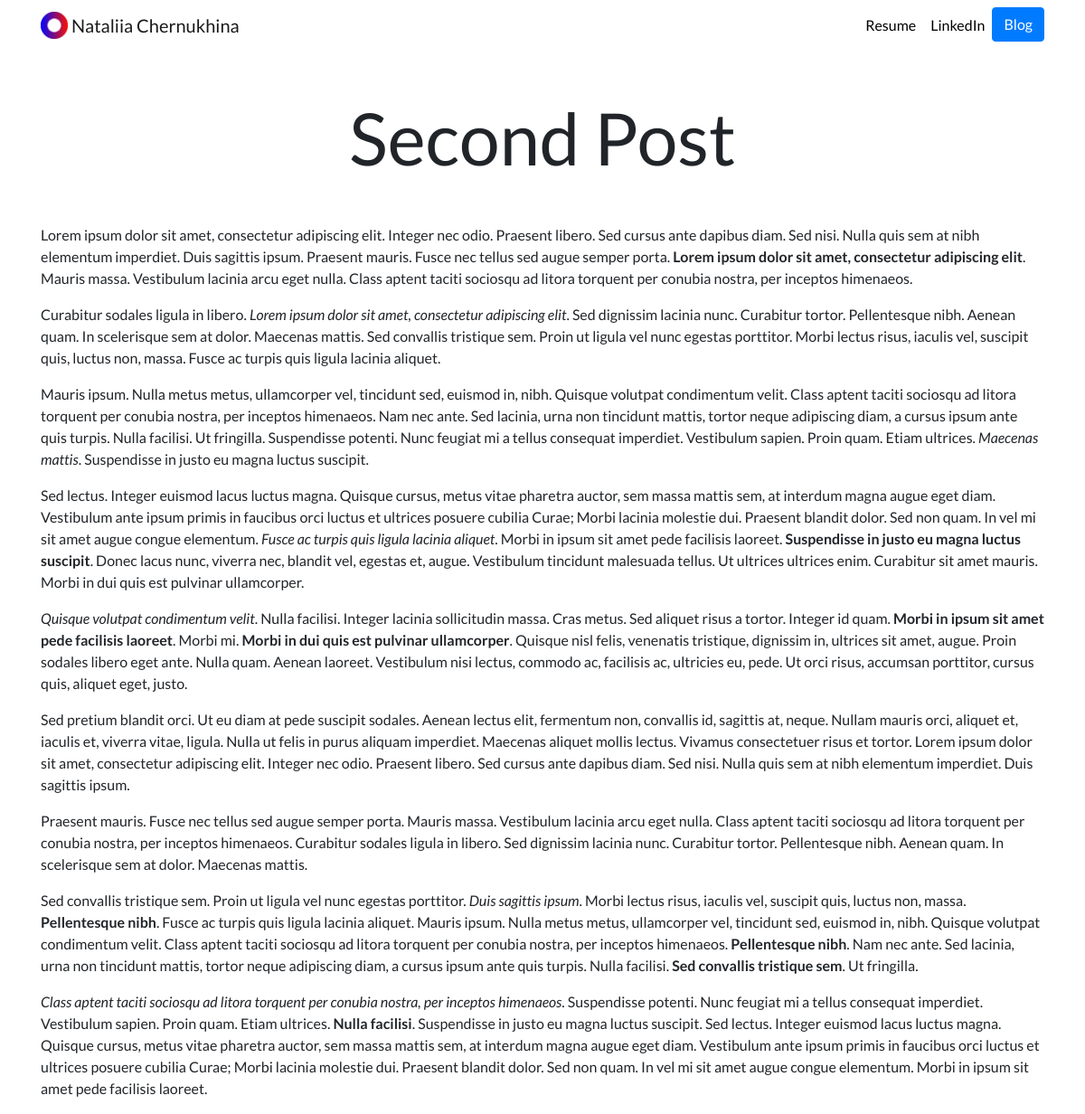
The app's page /blog/2/ with its own data.
### blog/models.py (models this page shows, shortened)
class Blog(models.Model):
    title = models.CharField(max_length=200)
    text = models.TextField()
    dat = models.DateTimeField()

### blog/views.py (the view)
# urls.py: path('<int:blog_id>/', views.detail, name='detail'),
def detail(request, blog_id):
    blog = get_object_or_404(Blog, pk=blog_id)
    return render(request, 'blog/detail.html', {'blog': blog})

### blog/templates/blog/detail.html (shortened to what this page needs)
{% extends "portfolio/base.html" %}
{% load static %}
{% block content %}
<h1 class="text-center mt-5" id="blogdetailtitle">{{ blog.title }}</h1>
{{ blog.text|safe }}
{% endblock %}

### portfolio/static/portfolio/custom.css (style rules this page uses)
body { font-family: 'Lato', sans-serif; }
@media (min-width: 992px) { #blogdetailtitle { font-size: 5rem; } }

### records on screen
Blog: title "Second Post", text "Lorem ipsum dolor sit amet, consectetur adipiscing elit. Integer nec odio. Praesent libero. Sed cursus ante dapibus diam. Sed nisi. Nulla quis sem at nibh elementum imperdiet. Duis sagittis ipsum. Praesent mauris. Fusce nec tellus sed augue semper porta. Lorem ipsum dolor sit amet, consectetur adipiscing elit . Mauris massa. Vestibulum lacinia arcu eget nulla. Class aptent taciti sociosqu ad litora torquent per conubia nostra, per inceptos himenaeos. Curabitur sodales ligula in libero. Lorem ipsum dolor sit amet, consectetur adipiscing elit . Sed dignissim lacinia nunc. Curabitur tortor. Pellentesque nibh. Aenean quam. In scelerisque sem at dolor. Maecenas mattis. Sed convallis tristique…"
